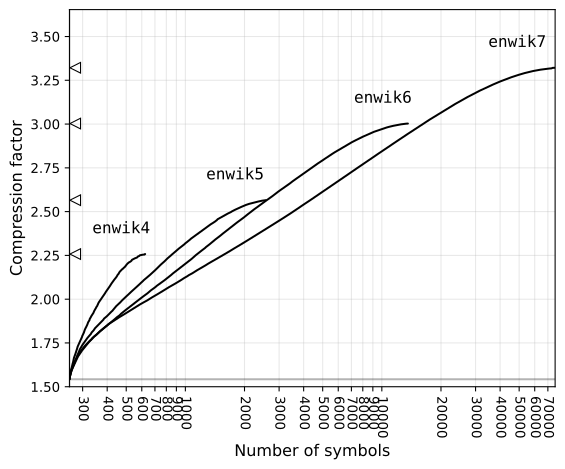

This chart was generated by the following Python code:
import pandas as pd
import matplotlib.pyplot as plt
import numpy as np
import os
from matplotlib.ticker import LogLocator, FuncFormatter

def decimal_notation_formatter(x, pos):
    """Format log ticks using plain decimal notation (e.g. 9e3 -> 9000)."""
    if x == 0:
        return "0"
    # if x is an integer, print without decimals
    if abs(x - int(x)) < 1e-8:
        return str(int(x))
    else:
        # if it's not an exact integer, show as decimal
        return f"{x:.4g}"  # four significant figures

# Get script directory
script_dir = os.path.dirname(os.path.abspath(__file__))
data_dir = os.path.join(script_dir, '../out')

# Hardcoded file list
csv_files = [
    os.path.join(data_dir, 'enwik4.csv'),
    os.path.join(data_dir, 'enwik5.csv'),
    os.path.join(data_dir, 'enwik6.csv'),
    os.path.join(data_dir, 'enwik7.csv')
]


label_offsets = {
    'enwik4': (100, -0.1),
    'enwik5': (200, -0.1),
    'enwik6': (2000, -0.1),
    'enwik7': (0, -0.1)
}

# Validate all files exist
for csv_path in csv_files:
    if not os.path.exists(csv_path):
        print(f"Error: File '{csv_path}' does not exist")
        exit(1)

all_data = []
labels = []

# Read all CSV files
for csv_path in csv_files:
    try:
        df = pd.read_csv(csv_path, escapechar='\\')
        
        # Check if CSV has at least 2 columns
        if df.shape[1] < 2:
            print(f"Error: CSV file '{csv_path}' must have at least 2 columns")
            continue
            
        # Extract X (first column) and Y (second column)
        x_data = pd.to_numeric(df.iloc[:, 0], errors='coerce').fillna(0).values
        y_data = pd.to_numeric(df.iloc[:, 1], errors='coerce').fillna(0).values
        
        # Remove any rows where X or Y is invalid
        valid_mask = ~(np.isnan(x_data) | np.isnan(y_data) | (x_data <= 0))
        x_data = x_data[valid_mask]
        y_data = y_data[valid_mask]
        
        if len(x_data) == 0:
            print(f"Warning: No valid data in '{csv_path}', skipping")
            continue
            
        all_data.append((x_data, y_data))
        
        # Get label from filename (without .csv extension)
        basename = os.path.basename(csv_path)
        label = os.path.splitext(basename)[0]
        labels.append(label)
        
        print(f"Loaded '{csv_path}': {len(x_data)} data points")
        
    except Exception as e:
        print(f"Error reading '{csv_path}': {e}")
        continue

if not all_data:
    print("Error: No valid CSV files could be loaded")
    exit(1)

# Find global minimum X and Y values across all files
global_min_x = min(min(x_data) for x_data, y_data in all_data)
global_min_y = min(min(y_data) for x_data, y_data in all_data)

print(f"Global minimum: X={global_min_x}, Y={global_min_y}")

# Process each dataset
processed_data = []

for i, (x_data, y_data) in enumerate(all_data):
    # Shift data to start at global minimum
    x_shifted = x_data - x_data[0] + global_min_x
    y_shifted = y_data - y_data[0] + global_min_y
    
    # Log-scale subsampling if more than 500 points
    if len(x_shifted) > 500:
        # Create log-spaced indices for subsampling
        log_min = np.log10(x_shifted[0])
        log_max = np.log10(x_shifted[-1])
        
        # Create 400 log-spaced X values
        target_x_values = np.logspace(log_min, log_max, 400)
        
        # Find nearest indices in original data
        indices = []
        for target_x in target_x_values:
            idx = np.argmin(np.abs(x_shifted - target_x))
            if idx not in indices:  # Avoid duplicates
                indices.append(idx)
        
        indices = sorted(indices)
        x_subsampled = x_shifted[indices]
        y_subsampled = y_shifted[indices]
        
        print(f"Subsampled '{labels[i]}' from {len(x_shifted)} to {len(x_subsampled)} points")
    else:
        x_subsampled = x_shifted
        y_subsampled = y_shifted
    
    processed_data.append((x_subsampled, y_subsampled))

# Create the plot
plt.figure(figsize=(6, 5))

# Plot all lines in solid black with line width 1.5
line_endpoints = []
for i, (x_data, y_data) in enumerate(processed_data):
    plt.plot(x_data, y_data, color='black', linewidth=1.5, solid_capstyle='round')

    # Add triangle marker at Y axis for end Y value
    plt.plot(x_data[0] + 18, y_data[-1], marker='<', markersize=8, 
             color=(0,0,0,0), markeredgecolor='black', markeredgewidth=0.8)
    
    # Store endpoint for label positioning
    line_endpoints.append((x_data[-1], y_data[-1], labels[i]))

# Set log scale for X axis
plt.xscale('log')

# Calculate axis limits
all_x = np.concatenate([x_data for x_data, y_data in processed_data])
all_y = np.concatenate([y_data for x_data, y_data in processed_data])

x_min, x_max = np.min(all_x), np.max(all_x)
y_min, y_max = np.min(all_y), np.max(all_y)

# Extend Y axis below minimum to show more tick labels
y_range = y_max - y_min
y_bottom = 1.5  # Extend 20% below minimum

plt.xlim(left=x_min, right=x_max)
plt.ylim(bottom=y_bottom, top=y_max * 1.1)  # Add 10% padding on top

# Configure axis with LogLocator and decimal formatter
ax = plt.gca()

# Use LogLocator to show ticks at 1e3, 2e3, 3e3 ...
ax.xaxis.set_major_locator(LogLocator(base=10.0, subs=np.arange(1, 10)*0.1/0.1, numticks=100))
ax.xaxis.set_major_formatter(FuncFormatter(decimal_notation_formatter))

# Set X tick labels vertical (270 degrees rotation)
plt.setp(ax.get_xticklabels(), rotation=270, ha="center")

# Add labels in monospace, positioned relative to last data point with manual offsets
for x_end, y_end, label in line_endpoints:
    # Get manual offset for this label
    dx, dy = label_offsets.get(label, (0, 0))
    
    # Position label slightly above and to the left, plus manual offset
    x_offset_factor = 0.9  # Move left by reducing X
    
    plt.annotate(label, 
                xy=(x_end, y_end),
                xytext=(x_end * x_offset_factor + dx, y_end + 0.2 + dy),
                textcoords='data',
                fontfamily='monospace',
                fontsize=12,
                ha='right',
                va='bottom')

# Set axis labels
plt.xlabel('Number of symbols', fontsize=12)
plt.ylabel('Compression factor', fontsize=12)

# Enable grid
plt.grid(True, which='both', alpha=0.3)
#plt.minorticks_on()

# "zero" axes
plt.axhline(y=y_min, color='k', linestyle='-', alpha=0.3)
plt.axvline(x=x_min, color='k', linestyle='-', alpha=0.3)

plt.tick_params(axis='both', which='major', labelsize=10)
plt.tick_params(axis='both', which='minor', labelsize=8)

# Save plot
output_path = os.path.join(script_dir, 'factors.svg')
plt.tight_layout()
plt.savefig(output_path, dpi=300, bbox_inches='tight')
print(f"Plot saved to: {output_path}")
plt.show()
